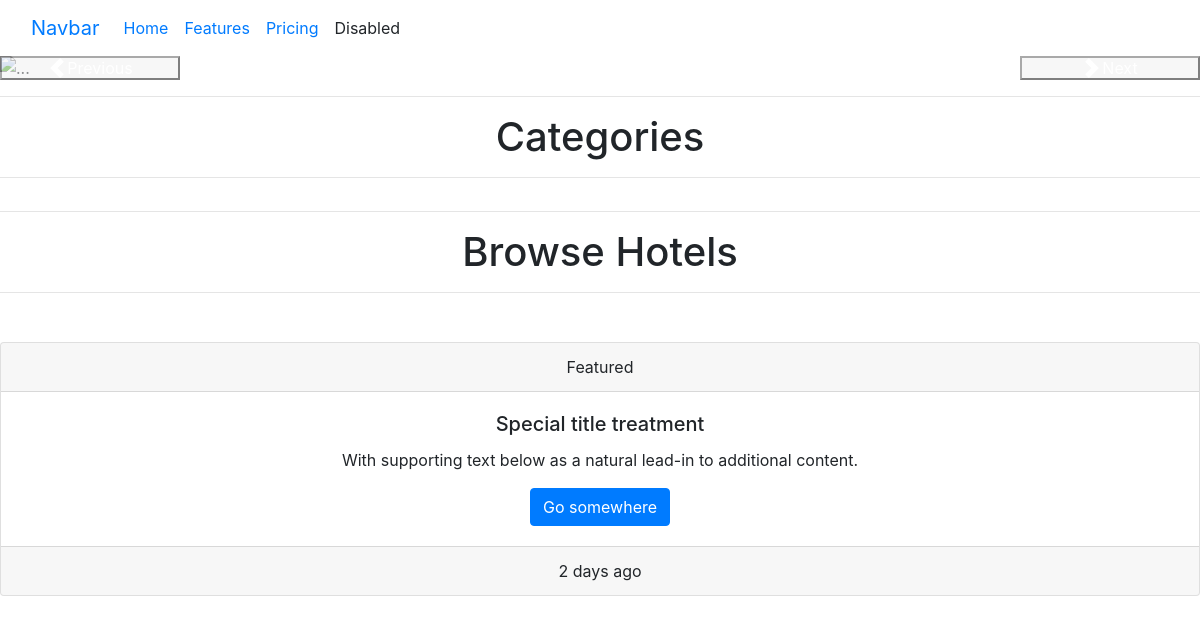
Page /home/ on the earlier database version.
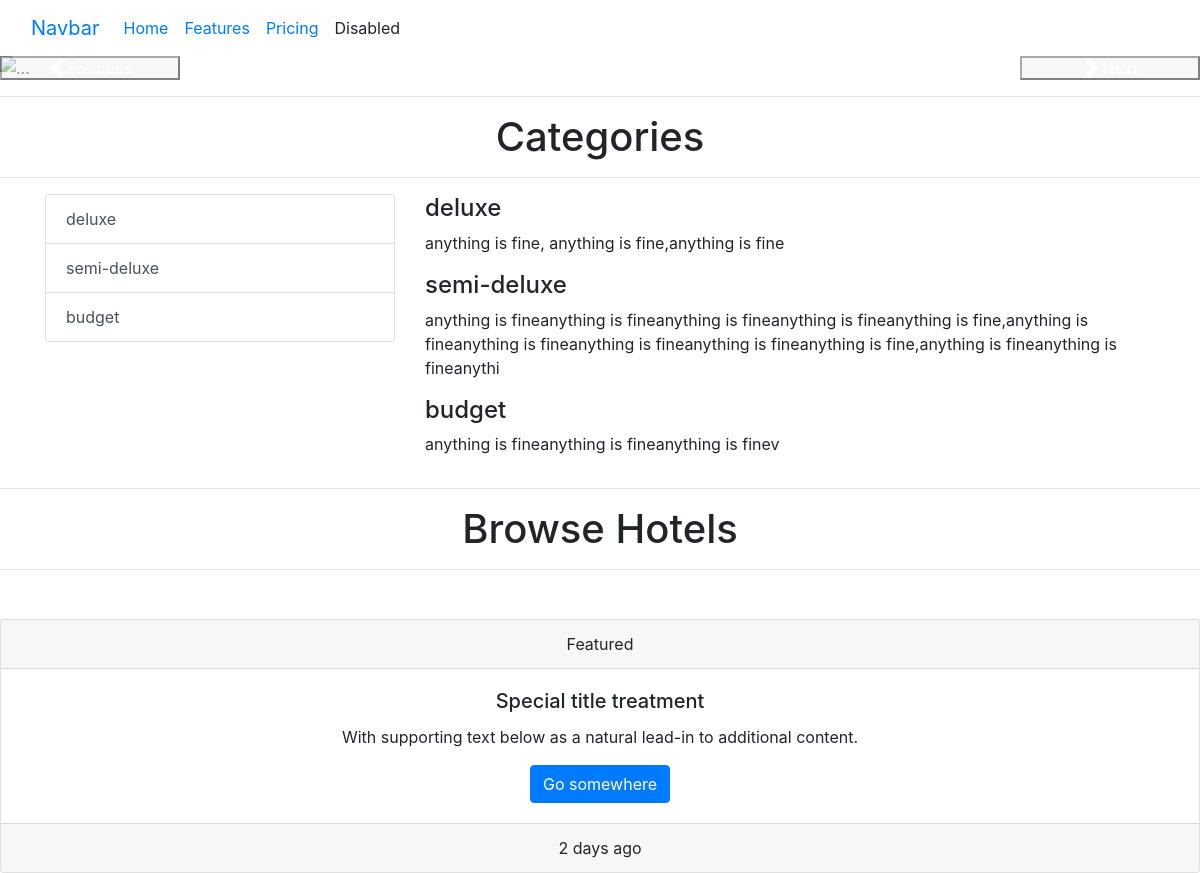
Same page on the later database version.
### app/models.py (models this page shows, shortened)
class Category(models.Model):
    name = models.CharField(max_length=255, unique=True)
    description = models.CharField(max_length=200)

### app/views.py (the view)
# urls.py: path('home/',home_view, name='home_view'),
def home_view(request):
    categories = Category.objects.all()
    instances = Model1.objects.all()
    return render(request, 'home.html', {'categories': categories, 'instances': instances})

### templates/home.html (shortened to what this page needs)
{% extends "base.html" %}
{% load static %}
{% block slider %}
<div id="carouselExampleFade" class="carousel slide carousel-fade">
  <div class="carousel-inner">
    <div class="carousel-item active">
      <img src="{% static "images/robyse.png" %}" class="d-block w-100" alt="...">
    </div>
  </div>
  <button class="carousel-control-prev" type="button" data-bs-target="#carouselExampleFade" data-bs-slide="prev">
    <span class="carousel-control-prev-icon" aria-hidden="true"></span>
    <span class="visually-hidden">Previous</span>
  </button>
  <button class="carousel-control-next" type="button" data-bs-target="#carouselExampleFade" data-bs-slide="next">
    <span class="carousel-control-next-icon" aria-hidden="true"></span>
    <span class="visually-hidden">Next</span>
  </button>
</div>
{% endblock slider %}
{% block content %}
<hr><b><h1 align = 'center'>Categories</h1></b><hr>
<section>
  <div class ="container">
    <div class="row">
      <div class="col-4">
        <div id="list-example" class="list-group">
          {% for i in categories %}
          <a class="list-group-item list-group-item-action" href="{% url 'category_detail' i.pk %}">{{i.name}}</a>
          {% endfor %}
        </div>
      </div>
      <div class="col-8">
        <div data-bs-spy="scroll" data-bs-target="#list-example" data-bs-smooth-scroll="true" class="scrollspy-example" tabindex="0">
          {% for i in categories %}
          <h4 id="list-item-1">{{i.name}}</h4>
          <p>{{i.description}}</p>
          {% endfor %}
        </div>
      </div>
    </div>
  </div>
</section>
<hr><b><h1 align = 'center'>Browse Hotels</h1></b><hr>
<section>
  <div class="container">
    <div class="row row-cols-1 row-cols-md-3 g-3">
  </div>
  </div>
</section>
{% endblock content %}

Differences in the rows shown:
added Category: name "deluxe", description "anything is fine, anything is fine,anything is fine"
added Category: name "semi-deluxe", description "anything is fineanything is fineanything is fineanything is fineanything is fine,anything is fineanything is fineanything is fineanything is fineanything is fine,anything is fineanything is fineanythi"
added Category: name "budget", description "anything is fineanything is fineanything is finev"
